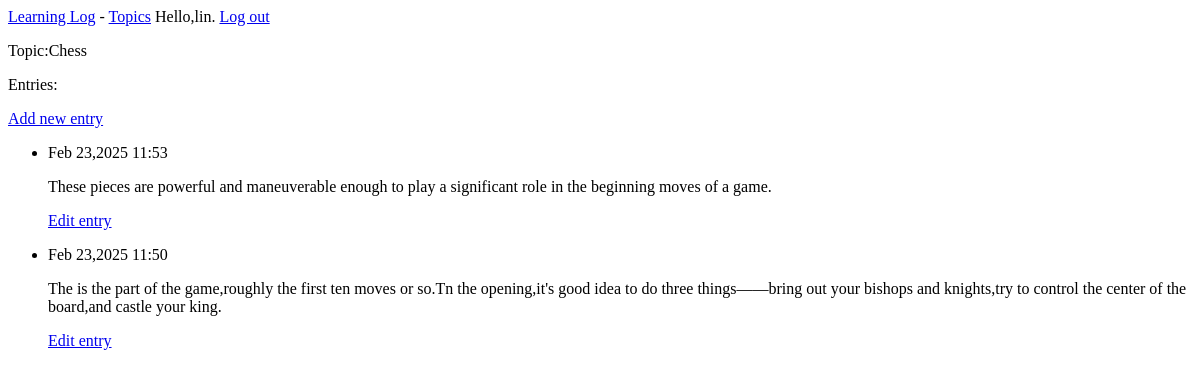
The app's page /topics/1/ (signed in), older data.
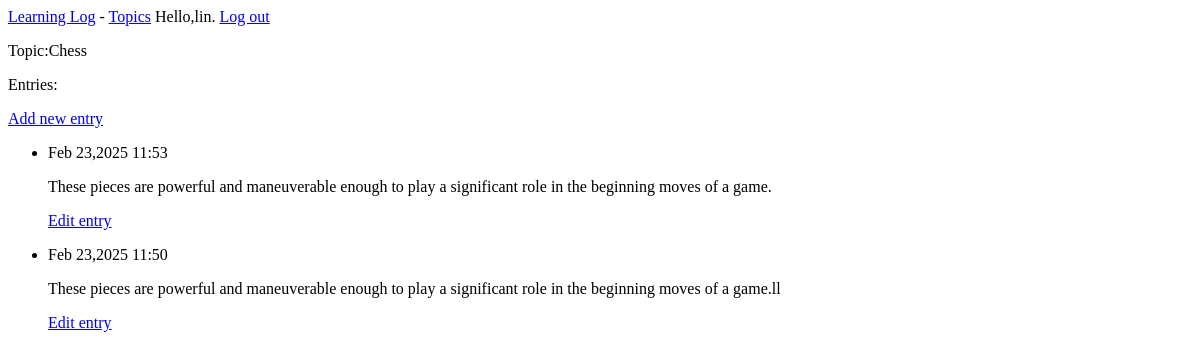
The same page, newer data.
### learning_logs/models.py (models this page shows, shortened)
class Entry(models.Model):
    topic = models.ForeignKey(Topic,on_delete=models.CASCADE)
    text = models.TextField()
    date_added = models.DateTimeField(auto_now_add=True)
    class Meta:
        verbose_name_plural = 'entries'

### learning_logs/views.py (the view)
# urls.py: path('topics/<int:topic_id>/',views.topic,name = 'topic'),
@login_required
def topic(request,topic_id):
    topic = Topic.objects.get(id=topic_id)
    if topic.owner != request.user:
        raise Http404
    entries = topic.entry_set.order_by('-date_added')
    context = {'topic':topic,'entries':entries}
    return render(request,'learning_logs/topic.html',context)

### learning_logs/models.py (called while the page is built)
    def __str__(self):
        return self.text

### learning_logs/templates/learning_logs/topic.html
{% extends "learning_logs/base.html" %}
{% block content %}
  <p>Topic:{{ topic }}</p>
  <p>Entries:</p>
<p>
  <a href="{% url 'learning_logs:new_entry' topic.id %}">Add new entry</a>
</p>
  <ul>
  {% for entry in entries %}
    <li>
      <p>{{ entry.date_added|date:'M d,Y H:i' }}</p>
      <p>{{ entry.text|linebreaks }}</p>
      <p>
        <a href="{% url 'learning_logs:edit_entry' entry.id %}">Edit entry</a>
      </p>
    </li>
    {% empty %}
    <li>No entries yet.</li>
  {% endfor %}
  </ul>
{% endblock content %}

Row changes from the older to the newer data that the page shows:
changed Entry: text "The is the part of the game,roughly the first ten moves or so.Tn the opening,it's good idea to do three things——bring out your bishops and knights,try to control the center of the board,and castle your king." → "These pieces are powerful and maneuverable enough to play a significant role in the beginning moves of a game.ll"
